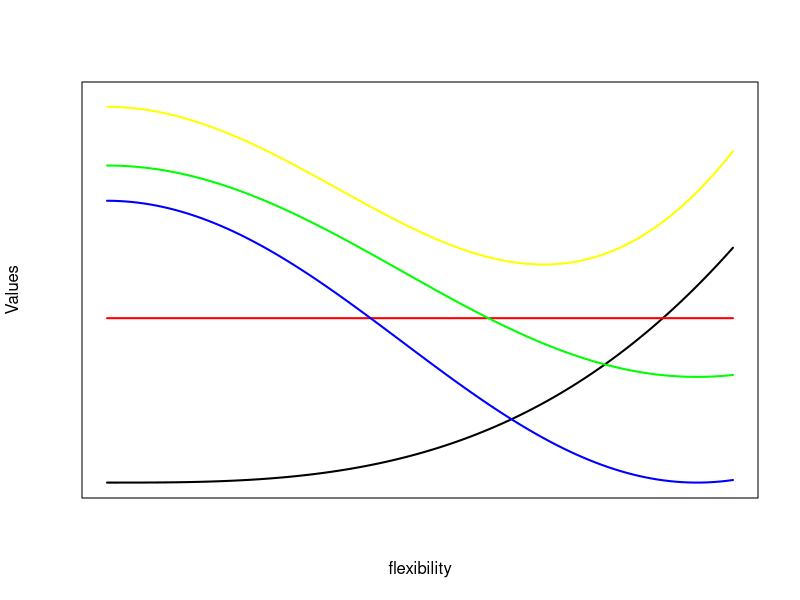

The R script that drew this image:
## ---- chunk 1
curve(82*x, from=0, to=10, xlab="flexibility", ylab="Values", col="white", yaxt="n", xaxt="n")  
curve(300*cos(x/3)+500+x^3/2, add=TRUE, col="yellow", lwd=2)  # test error
curve(x^3/2, add=TRUE, col="black", lwd=2)                # variance
curve(0*x+350, add=TRUE, col="red", lwd=2)                # irreducible error
curve(300*cos(x/3)+300, add=TRUE, col="blue", lwd=2)      # bias
curve(225*cos(x/3)+450, add=TRUE, col="green", lwd=2)       # training error
